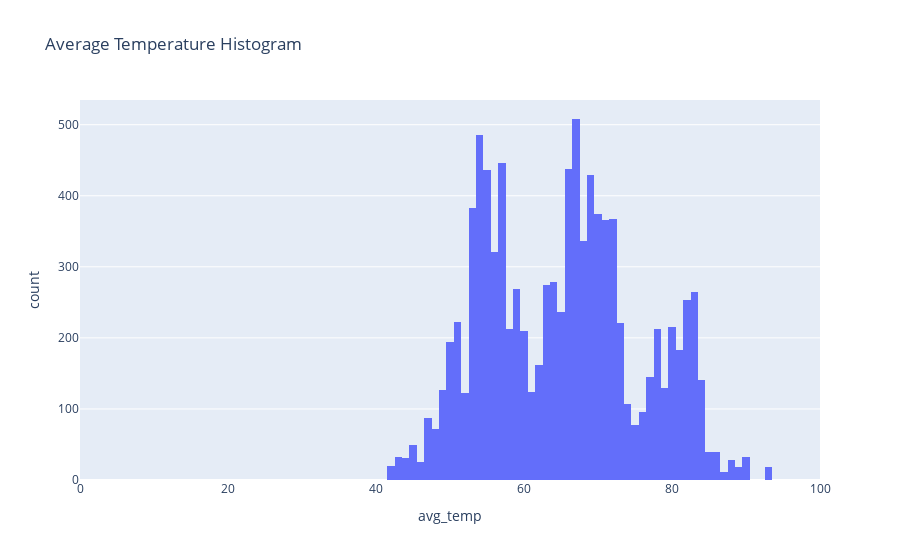

The notebook cell this image was saved under:
### Code cell
# histogram of avg_temp
fig = px.histogram(birds, x='avg_temp', range_x=[0,100], title= 'Average Temperature Histogram')
fig.show()
# outlier around the zero mark; minimum with an average temp of -99.000000

### Figure 1 — Plotly figure (JSON) as saved in the notebook; plotly's stock layout.template omitted (floating-point values rounded to 4 significant figures; data arrays with more than 128 entries replaced by an {"elided": "..."} marker saying what was removed)
{"data": [{"alignmentgroup": "True", "bingroup": "x", "hovertemplate": "avg_temp=%{x}<br>count=%{y}<extra></extra>", "legendgroup": "", "marker": {"color": "#636efa", "pattern": {"shape": ""}}, "name": "", "offsetgroup": "", "orientation": "v", "showlegend": false, "type": "histogram", "x": {"elided": "9930 float values"}, "xaxis": "x", "yaxis": "y"}], "layout": {"barmode": "relative", "legend": {"tracegroupgap": 0}, "title": {"text": "Average Temperature Histogram"}, "xaxis": {"anchor": "y", "domain": [0, 1], "range": [0, 100], "title": {"text": "avg_temp"}}, "yaxis": {"anchor": "x", "domain": [0, 1], "title": {"text": "count"}}}}
